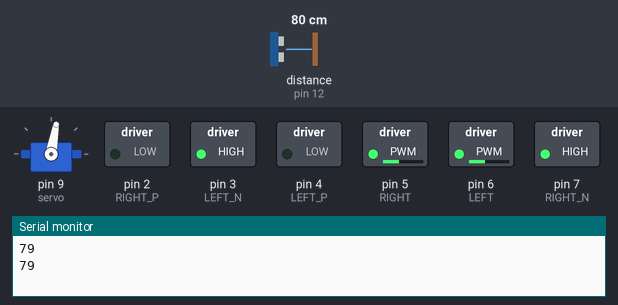
Simulated run of this sketch. Board: Arduino Uno, built with avr-gcc and run on an emulated ATmega328P. Shown: servo, switched loads named in the sketch (green lamp = pin HIGH), the last lines printed to the serial monitor. Wiring (inferred from the names in the program): ultrasonic range finder: trigger pin 13; echo pin 12. The test bench sets the inputs (shaded band); at power-on: distance to the obstacle (sensor on pin 12) 80 cm. The echo pulse lasts 58.3 µs per cm; pins used as bus, display or sensor lines are not drawn.

Above: at 4.3 s.
4.4 s: distance to the obstacle (sensor on pin 12) set to 25 cm
At 13.0 s:
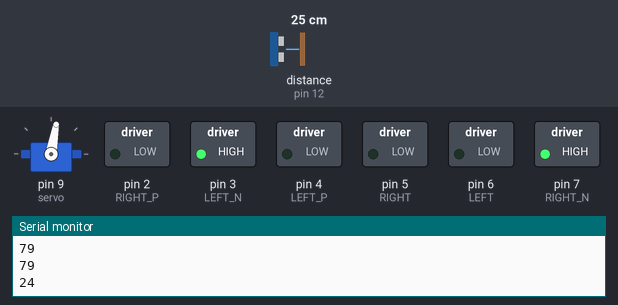
15.9 s: distance to the obstacle (sensor on pin 12) set to 19 cm
At 17.0 s:
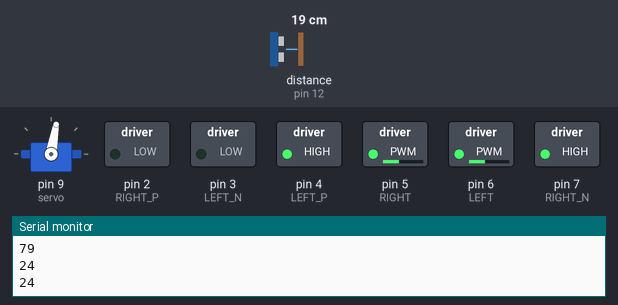
27.2 s: distance to the obstacle (sensor on pin 12) set to 2 cm
33.7 s: distance to the obstacle (sensor on pin 12) set to 35 cm
At 37.1 s:
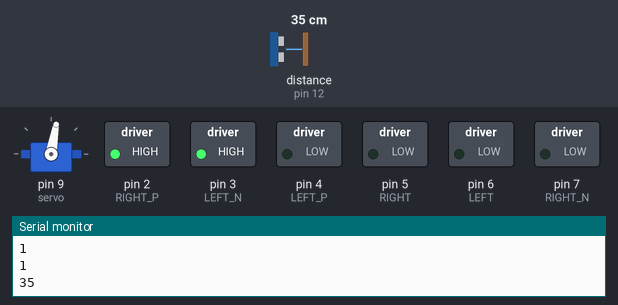
Timing chart, 0 to 41.2 s (numbered marks = the images above; inputs shaded):
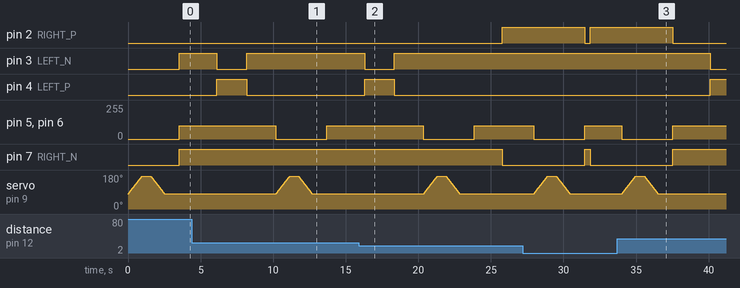

The sketch:

LabyrinthRobot.ino
```cpp
#include <Servo.h>

#define LEFT_P 4
#define LEFT_N 3
#define LEFT 6
#define RIGHT_P 2
#define RIGHT_N 7
#define RIGHT 5

#define ECHO_PIN 12
#define TRIGGER_PIN 13

Servo servo;

int angle = 79;
unsigned int distanceFront = 0;
unsigned int distanceRight = 0;
bool isNewPath;
bool noRight = 0;
double timer;

void setup()
{
  pinMode(LEFT_P, OUTPUT);
  pinMode(LEFT_N, OUTPUT);
  pinMode(LEFT, OUTPUT);
  pinMode(RIGHT_P, OUTPUT);
  pinMode(RIGHT_N, OUTPUT);
  pinMode(RIGHT, OUTPUT);

  servo.attach(9);
  servo.write(angle);

  pinMode(TRIGGER_PIN, OUTPUT);
  pinMode(ECHO_PIN, INPUT);
  Serial.begin(9600);
  isNewPath = 1;
  timer = 0;
  stop();
}

void loop()
{
  if(isNewPath == 1)
  {
    noRight = 1;
    isNewPath = 0;
    stop();
    sensorFront();
    delay(500);
    distanceFront = measureDistance();
    sensorRight();
    delay(1000);
    go();
    timer = millis();

  }

  distanceRight = measureDistance();

  if(distanceRight > 20)
  {
      noRight = 0;
      isNewPath = 1;
      delay(2500);
      stop();
      right();
      go();
      delay(2000);
      stop();
  }

  if( noRight == 1 && (distanceFront - timeTravelled()*8.3 < 5))
  {
    isNewPath = 1;
    delay(300);
    stop();
    left();
  }


}

void sensorFront()
{
  for(angle = 79; angle < 174; angle++)
  {
    servo.write(angle);
    delay(10);
  }

}

void sensorRight()
{
   for(angle = 174; angle > 79; angle--)
  {
    servo.write(angle);
    delay(10);
  }
}

void go()
{
  digitalWrite(LEFT_P, LOW);
  digitalWrite(LEFT_N, HIGH);
  digitalWrite(RIGHT_P, LOW);
  digitalWrite(RIGHT_N, HIGH);
  analogWrite(LEFT, 100);
  analogWrite(RIGHT, 100);
}
void back()
{
  digitalWrite(LEFT_P, HIGH);
  digitalWrite(LEFT_N, LOW);
  digitalWrite(RIGHT_P, HIGH);
  digitalWrite(RIGHT_N, LOW);
  analogWrite(LEFT, 100);
  analogWrite(RIGHT, 100);
}
void left()
{
  digitalWrite(LEFT_P, LOW);
  digitalWrite(LEFT_N, HIGH);
  digitalWrite(RIGHT_P, HIGH);
  digitalWrite(RIGHT_N, LOW);
  analogWrite(LEFT, 100);
  analogWrite(RIGHT, 100);
  delay(2150);
  analogWrite(LEFT, 0);
  analogWrite(RIGHT, 0);
}

void right()
{
  digitalWrite(LEFT_P, HIGH);
  digitalWrite(LEFT_N, LOW);
  digitalWrite(RIGHT_P, LOW);
  digitalWrite(RIGHT_N, HIGH);
  analogWrite(LEFT, 100);
  analogWrite(RIGHT, 100);
  delay(2050);
  analogWrite(LEFT, 0);
  analogWrite(RIGHT, 0);
}
void stop()
{
  analogWrite(LEFT, 0);
  analogWrite(RIGHT, 0);
}

unsigned int measureDistance()
{
  unsigned int duration, distance;
  digitalWrite(TRIGGER_PIN, LOW);
  delayMicroseconds(2);
  digitalWrite(TRIGGER_PIN, HIGH);
  delayMicroseconds(10);
  digitalWrite(TRIGGER_PIN, LOW);
  duration = pulseIn(ECHO_PIN, HIGH);
  distance = (duration/2) / 29.1;
  delay(100);
  Serial.println(distance);
  return distance;
}

double timeTravelled()
{

  double timeMoved = millis() - timer;

  return timeMoved/1000;


}
```

Measured:
- the behaviour switches between 22 and 21 cm on distance to the obstacle (sensor on pin 12) (found by bisection; images 1 and 2)
- after the input at 15.9 s, pin 2 (RIGHT_P): LOW → HIGH after 9.9 s; pin 3 (LEFT_N): goes on until 18.3 s, then stays HIGH; pin 4 (LEFT_P): goes on until 18.3 s, then stays LOW; pin 7 (RIGHT_N): HIGH → LOW after 9.9 s
- after the input at 33.7 s, pin 2 (RIGHT_P): goes on until 37.5 s, then stays LOW; pin 3 (LEFT_N): HIGH → LOW after 6.4 s; pin 4 (LEFT_P): LOW → HIGH after 6.4 s; pin 5 (RIGHT), pin 6 (LEFT): goes on until 37.5 s, then stays 100/255; pin 7 (RIGHT_N): goes on until 37.5 s, then stays HIGH
- by itself, servo on pin 9 (servo): rises from 80° to 174° in 1.5 s, then falls to 80° in 0.95 s
